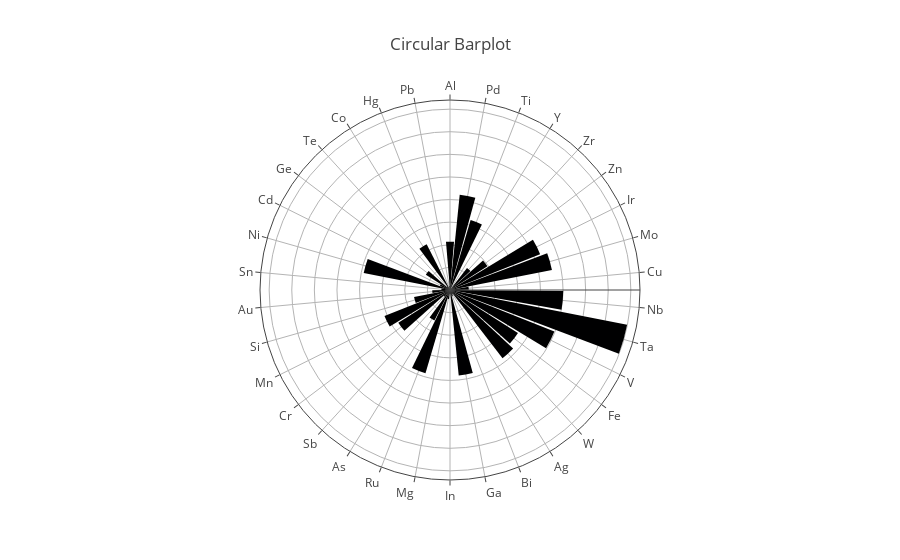

The notebook cell this image was saved under:
### Code cell
circular_barplot_var_decile("P_avg_Decile",2)

### Figure 1 — Plotly figure (JSON) as saved in the notebook; plotly's stock layout.template omitted (floating-point values rounded to 4 significant figures)
{"data": [{"hoverinfo": "text+r", "r": [428, 846, 645, 14, 247, 392, 858, 919, 166, 1002, 1597, 994, 711, 762, 44, 57, 761, 35, 81, 768, 304, 76, 541, 624, 324, 157, 76, 778, 96, 253, 39, 455, 15, 35], "text": ["Al", "Pd", "Ti", "Y", "Zr", "Zn", "Ir", "Mo", "Cu", "Nb", "Ta", "V", "Fe", "W", "Ag", "Bi", "Ga", "In", "Mg", "Ru", "As", "Sb", "Cr", "Mn", "Si", "Au", "Sn", "Ni", "Cd", "Ge", "Te", "Co", "Hg", "Pb"], "theta": ["Al", "Pd", "Ti", "Y", "Zr", "Zn", "Ir", "Mo", "Cu", "Nb", "Ta", "V", "Fe", "W", "Ag", "Bi", "Ga", "In", "Mg", "Ru", "As", "Sb", "Cr", "Mn", "Si", "Au", "Sn", "Ni", "Cd", "Ge", "Te", "Co", "Hg", "Pb"], "type": "barpolar"}], "layout": {"polar": {"angularaxis": {"direction": "clockwise"}, "radialaxis": {"showticklabels": false, "ticks": ""}}, "title": {"text": "Circular Barplot"}}}
